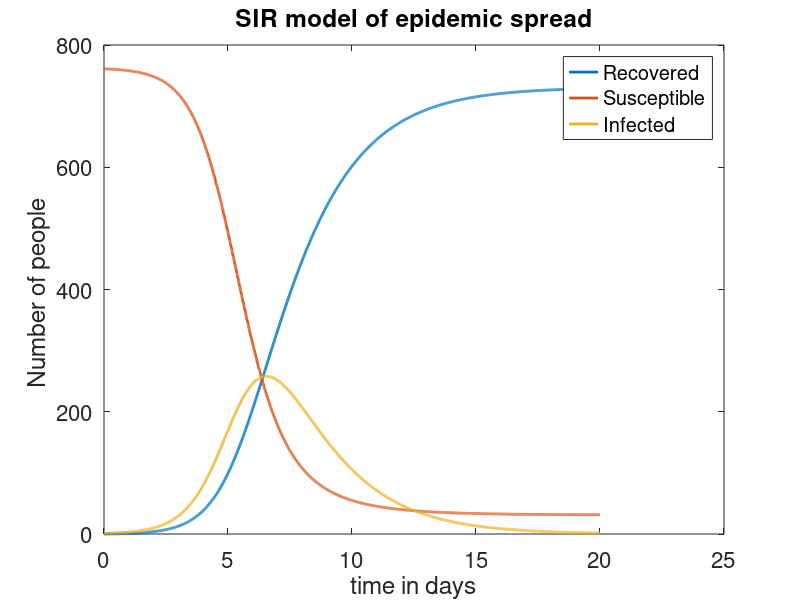

The MATLAB source for this figure:
clear
close all

total_population= 762;

total_time=20;
dt=1e-2;

N= total_time/dt;

% recovery rate
gamma=0.5;

beta=0.00218;

% susceptible
S= zeros(N,1);

% infected
I=zeros(N,1);

% recovered 
R=zeros(N,1);


t= zeros(N,1);

% initial condition
S(1)= total_population-1;
I(1)=1;

% loop over time
for i=1:N
   
    R(i+1) = R(i) + gamma*I(i)*dt;

    I(i+1)= I(i) +dt*( beta*I(i)*S(i) - gamma*I(i) );

    S(i+1)= S(i) - dt*beta*I(i)*S(i);

    t(i+1)= t(i)+ dt;

end

set(0,'DefaultAxesFontSize',16);

p1=plot(t,R,'LineWidth',2);

hold on;

p2=plot(t,S,'LineWidth',2);

hold on

p3= plot(t,I,'LineWidth',2);

title('SIR model of epidemic spread');
xlabel('time in days');
ylabel('Number of people ');

legend('Recovered','Susceptible','Infected');
